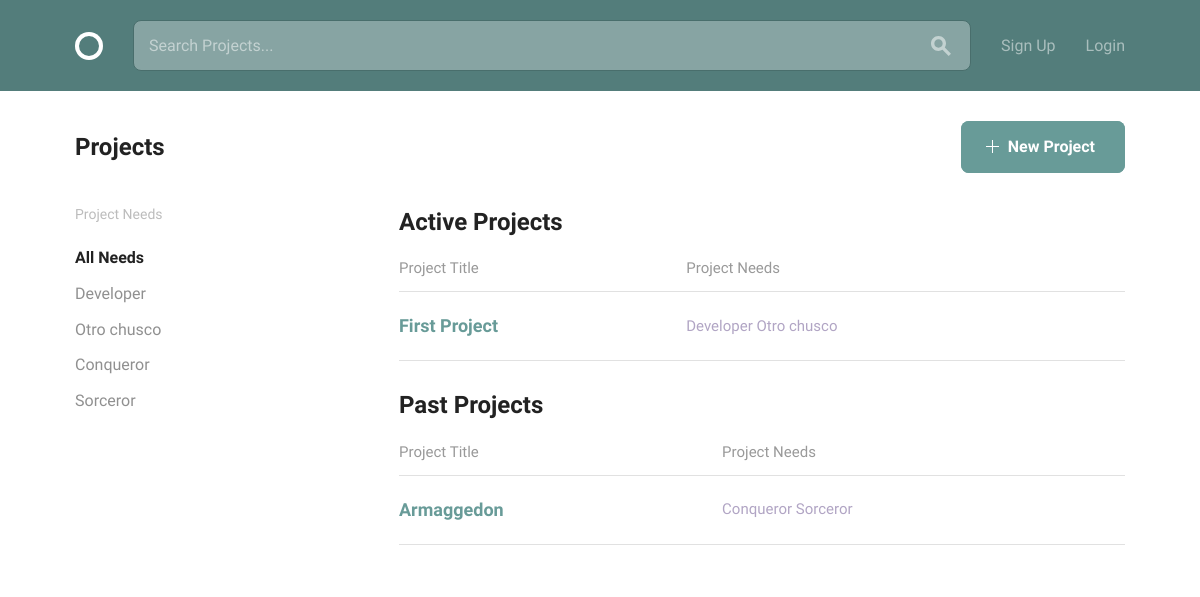
The page / on the database its author committed.
### projects/models.py (models this page shows, shortened)
class Position(models.Model):
    title = models.CharField(max_length=30)
    description = models.CharField(max_length=140)
    applications = models.ManyToManyField('Application', blank=True, related_name="position_applications")

class Project(models.Model):
    owner = models.ForeignKey(settings.AUTH_USER_MODEL, on_delete=models.CASCADE, related_name="project")
    title = models.CharField(max_length=30)
    description = models.CharField(max_length=140)
    requirements = models.CharField(max_length=100)
    timeline = models.CharField(max_length=30, blank=True, default="")
    completed = models.BooleanField(default=False)
    positions = models.ManyToManyField(Position, blank=False)

### team_builder/views.py (the view)
# urls.py: 2. Add a URL to urlpatterns:  url(r'^$', Home.as_view(), name='home')
class Home(generic.TemplateView):
    template_name = "index.html"
    def get_context_data(self, **kwargs):
        context = super(Home, self).get_context_data()
        context['active_projects'] = models.Project.objects.filter(completed=False)
        context['past_projects'] = models.Project.objects.filter(completed=True)
        context['positions'] = models.Position.objects.all()
        return context

### templates/index.html
{%  extends "layout.html" %}
{% block content %}
  <div class="bounds circle--page">
    <div class="circle--page--header circle--fluid">
      <div class="circle--fluid--cell circle--fluid--primary">
        <h2>Projects</h2>
      </div>
      <div class="circle--fluid--cell circle--fluid--secondary">
        <a class="button button-primary icon-on-left" href="{% url 'projects:create-project' %}">
          <svg version="1.1" xmlns="http://www.w3.org/2000/svg" xmlns:xlink="http://www.w3.org/1999/xlink" x="0px" y="0px" viewBox="0 0 13 13" style="enable-background:new 0 0 13 13;" xml:space="preserve" class="add">
            <polygon points="7,6 7,0 6,0 6,6 0,6 0,7 6,7 6,13 7,13 7,7 13,7 13,6 "/>
          </svg>
          New Project
        </a>
      </div>
    </div>
    <div class="grid-25">
      <div class="circle--filter circle--secondary--module">
        <h4>Project Needs</h4>
        <ul class="circle--filter--list">
          <li><a {% if not selected %}class="selected" {% endif %} href="{% url 'home' %}">All Needs</a></li>
          {% for position in positions %}
            <li><a {% if selected == position.pk %} class="selected" {% endif %} href="{% url 'projects:filter' pk=position.pk %}">{{ position.title }}</a></li>
          {% endfor %}
        </ul>
      </div>
    </div>
    <div class="grid-70 grid-push-5">
      {% if not active_projects and not past_projects %}
        <p>Your search finished with no results.</p>
      {% else %}
          {% if active_projects %}
          <h2>Active Projects</h2>
          <table class="u-full-width circle--table">
            <thead>
              <tr>
                <th>Project Title</th>
                <th class="circle--cell--right">Project Needs</th>
              </tr>
            </thead>
            <tbody>
              {% for project in active_projects %}
              <tr class="clickable-row" data-href="{% url 'projects:view-project' pk=project.pk %}">
                <td>
                  <h3>{{ project.title }}</h3>
                </td>
                <td class="circle--cell--right">
                  {% for position in project.positions.all %}
                  <span class="secondary-label">{{ position.title }}</span>
                  {% endfor %}
                </td>
              </tr>
              {% endfor %}
            </tbody>
          </table>
          {% endif %}
          {% if past_projects %}
          <h2>Past Projects</h2>
          <table class="u-full-width circle--table">
            <thead>
              <tr>
                <th>Project Title</th>
                <th class="circle--cell--right">Project Needs</th>
              </tr>
            </thead>
            <tbody>
              {% for project in past_projects %}
              <tr class="clickable-row" data-href="{% url 'projects:view-project' pk=project.pk %}">
                <td>
                  <h3>{{ project.title }}</h3>
                </td>
                <td class="circle--cell--right">
                  {% for position in project.positions.all %}
                  <span class="secondary-label">{{ position.title }}</span>
                  {% endfor %}
                </td>
              </tr>
              {% endfor %}
            </tbody>
          </table>
          {% endif %}
      {% endif %}
    </div>
  </div>
{% endblock %}

### rows shown on the page
Position: title "Developer"
Position: title "Otro chusco"
Position: title "Conqueror"
Position: title "Sorceror"
Project: title "First Project"
Project: title "Armaggedon"
